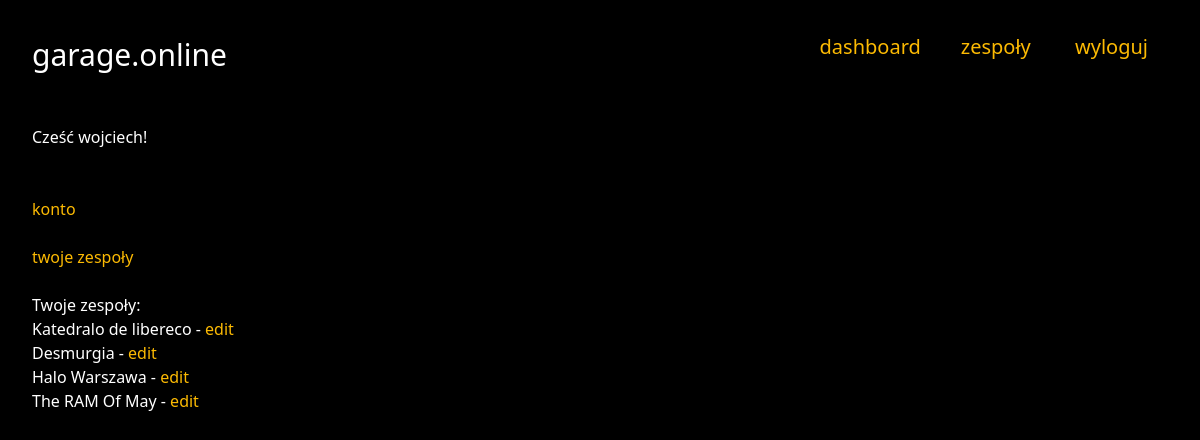
The app's page /dashboard/ (signed in) with its own data.
### garage_online/models.py (models this page shows, shortened)
class Band(models.Model):
    name = models.CharField(max_length=100, null=False, blank=False)
    contact_email = models.EmailField(null=True, blank=True)
    show_contact_email = models.BooleanField(default=True)
    short_desc = models.TextField(max_length=150, null=False, blank=False)
    long_desc = models.TextField(null=False, blank=False)
    genre = models.PositiveSmallIntegerField(choices=choices.get_genres(), default=0)
    image = models.ImageField(upload_to='bands_photos', null=False, blank=False)
    country = models.CharField(max_length=2, choices=choices.get_countries(), default='PL')
    city = models.CharField(max_length=50, null=False, blank=False)
    is_active = models.BooleanField(default=True)
    tags = models.CharField(max_length=100, null=True, blank=True)
    add_2db_date = models.DateField(auto_now_add=True)
    user = models.ManyToManyField(User, related_name='bands')

### garage_online/views.py (the view)
# urls.py: path('dashboard/', views.dashboard, name='dashboard'),
@login_required()
def dashboard(request):
    bands = Band.objects.filter(user=request.user) if request.user.is_authenticated else None
    return render(request, 'garage_online/dashboard.html', {'bands': bands})

### garage_online/templates/garage_online/dashboard.html (shortened to what this page needs)
{% extends 'base.html' %}
{% block body %}
    Cześć {{ user }}!<br>
    <br><br>
    <a href="{% url 'user_settings' %}">konto</a><br>
    <br>
    <a href="{% url 'user_bands' %}">twoje zespoły</a><br>
    <br>
    Twoje zespoły:<br>
    {% if bands|length == 0 %}
        Nie dodałeś jeszcze żadnego zespołu
    {% else %}
        {% for band in bands %}
            {{ band.name }} - <a href="{% url 'edit_band' band.id band.name %}">edit</a><br>
        {% endfor %}
    {% endif %}
{% endblock %}

### garage_online/static/garage_online.css (style rules this page uses)
:root { --primary-color: #fcba03; --background-color: #000000; --background-light-color: #202020; --text-color: #ffffff; --primary-width: 300px; --large-width: 760px; --button-height-shift: 36px; }
body { padding: 2rem; background-color: black; color: var(--text-color); margin-bottom: 75px; }
a { color: var(--primary-color); text-decoration: none; }

### records on screen
Band: name "Katedralo de libereco"
Band: name "Desmurgia"
Band: name "Halo Warszawa"
Band: name "The RAM Of May"

### other values on screen
{{ user }} "wojciech"
